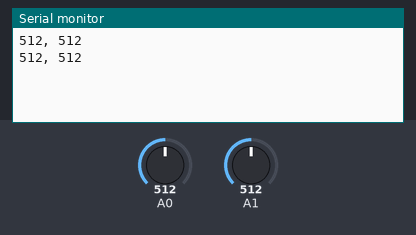
Simulated run of this sketch. Board: Arduino Uno, built with avr-gcc and run on an emulated ATmega328P. Shown: the last lines printed to the serial monitor. The inputs (shaded band) are chosen by the test bench; at power-on: A0 = 512, A1 = 512. No radio packets arrive unless stated.

Above: at 1.8 s.
1.9 s: A0 set to 716
At 2.8 s:
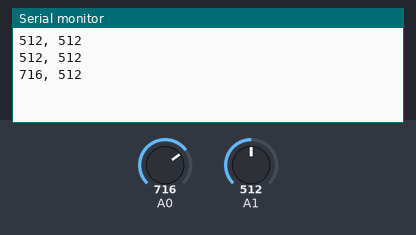
3.4 s: A1 set to 716
At 4.7 s:
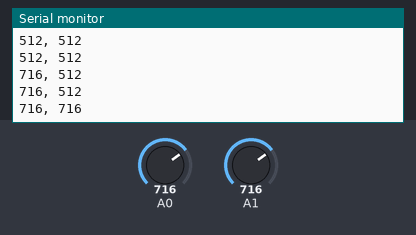
4.9 s: A0 set to 900
At 5.5 s:
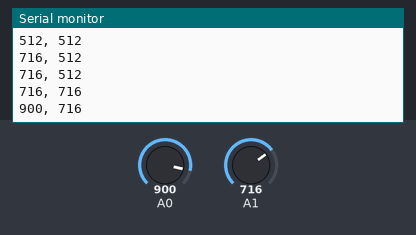
6.4 s: A1 set to 900
At 7.8 s:
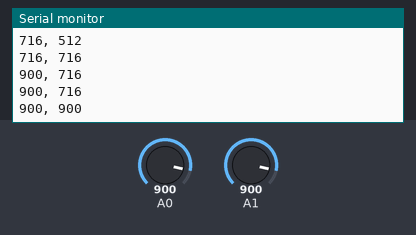
Timing chart, 0 to 8.9 s (numbered marks = the images above; inputs shaded):
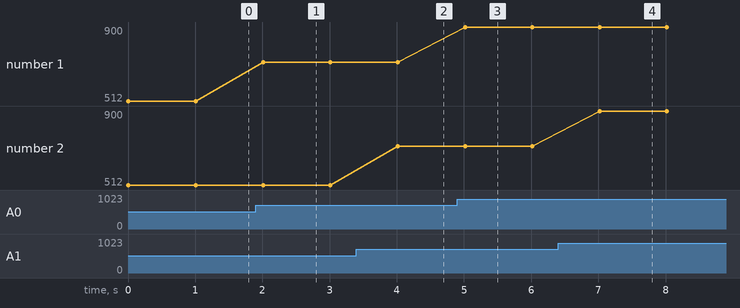

The sketch:

trasmitter_example_joystick.ino
```cpp
/** INCLUDES **/
// Include the libraries for using the module (must intall RF24 by TMRh20)
#include <SPI.h>
#include <nRF24L01.h>
#include <RF24.h>

/** DEFINES **/
#define MESSAGE_LENGTH 20

/** MODULE SPECIFIC CODE **/
// Create an RF24 object, specifying CE and CSN
RF24 radio(9, 8);
// Create a variable to store the address through which two modules communicate
const byte address[6] = "00001";

/**--------------------------------**/

char* create_message() {
  // Create dinamically the space to store the string with memory allocation
  char* message = (char*)malloc(MESSAGE_LENGTH);
  // we declare the variables and assign them the values read from the joystick
  int x_axis = analogRead(A0), y_axis = analogRead(A1);
  // Print to this string the values to send
  sprintf(message, "%d, %d", x_axis, y_axis);
  // Return the created string as result of the function (MUST BE FREED LATER)
  return message;
}

void setup() {
  // Serial monitor
  while (!Serial);
    Serial.begin(9600);
  // Begin radio communication
  radio.begin();
  // Set the address
  radio.openWritingPipe(address);
  // Set this module as transmitter
  radio.stopListening();
}

void loop() {
  // Create the message to send, using the create_message function
  char *to_send = create_message();
  // Print the message to the serial monitor for test purposes
  Serial.println(to_send);
  // Send this data (a text string) using the radio module
  radio.write(to_send, MESSAGE_LENGTH);
  // Free the memory (to avoid memory leaks by allocating new memory each loop)
  free(to_send);
  // Wait before repeating (time in milliseconds)
  delay(1000);
}
```

Measured:
- after the input at 1.9 s, the serial monitor: prints a new line after 0.11 s (image 1)
- after the input at 3.4 s, the serial monitor: prints a new line after 0.61 s (image 2)
- after the input at 4.9 s, the serial monitor: prints a new line after 0.12 s (image 3)
- after the input at 6.4 s, the serial monitor: prints a new line after 0.62 s (image 4)
- plotted number 1: 512 → 716 after the input at 1.9 s, 716 → 900 after the input at 4.9 s
